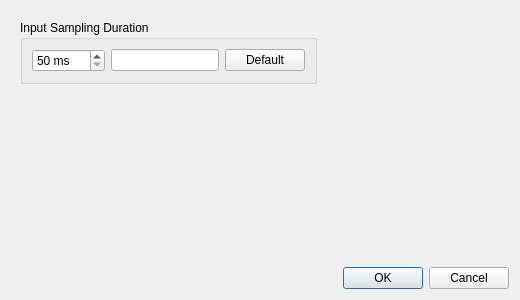
<?xml version="1.0" encoding="UTF-8"?>
<ui version="4.0">
 <class>Config_Dialog</class>
 <widget class="QDialog" name="Config_Dialog">
  <property name="windowModality">
   <enum>Qt::ApplicationModal</enum>
  </property>
  <property name="geometry">
   <rect>
    <x>0</x>
    <y>0</y>
    <width>520</width>
    <height>300</height>
   </rect>
  </property>
  <property name="sizePolicy">
   <sizepolicy hsizetype="Fixed" vsizetype="Fixed">
    <horstretch>0</horstretch>
    <verstretch>0</verstretch>
   </sizepolicy>
  </property>
  <property name="minimumSize">
   <size>
    <width>520</width>
    <height>300</height>
   </size>
  </property>
  <property name="maximumSize">
   <size>
    <width>520</width>
    <height>300</height>
   </size>
  </property>
  <property name="windowTitle">
   <string>Configure qk8055</string>
  </property>
  <property name="modal">
   <bool>true</bool>
  </property>
  <layout class="QGridLayout" name="gridLayout_3">
   <item row="0" column="0">
    <widget class="QFrame" name="frame">
     <property name="frameShape">
      <enum>QFrame::NoFrame</enum>
     </property>
     <property name="frameShadow">
      <enum>QFrame::Raised</enum>
     </property>
     <layout class="QGridLayout" name="gridLayout_2">
      <item row="0" column="0">
       <widget class="QGroupBox" name="groupBox">
        <property name="title">
         <string>Input Sampling Duration</string>
        </property>
        <layout class="QGridLayout" name="gridLayout">
         <item row="0" column="0">
          <widget class="QSpinBox" name="timerDurationInput">
           <property name="suffix">
            <string> ms</string>
           </property>
           <property name="minimum">
            <number>50</number>
           </property>
           <property name="maximum">
            <number>2000</number>
           </property>
           <property name="singleStep">
            <number>50</number>
           </property>
           <property name="value">
            <number>50</number>
           </property>
          </widget>
         </item>
         <item row="0" column="1">
          <widget class="QLineEdit" name="hzEdit">
           <property name="readOnly">
            <bool>true</bool>
           </property>
          </widget>
         </item>
         <item row="0" column="2">
          <widget class="QPushButton" name="defaultButton">
           <property name="text">
            <string>Default</string>
           </property>
          </widget>
         </item>
        </layout>
       </widget>
      </item>
      <item row="0" column="1">
       <spacer name="horizontalSpacer">
        <property name="orientation">
         <enum>Qt::Horizontal</enum>
        </property>
        <property name="sizeHint" stdset="0">
         <size>
          <width>151</width>
          <height>20</height>
         </size>
        </property>
       </spacer>
      </item>
     </layout>
    </widget>
   </item>
   <item row="1" column="0">
    <spacer name="verticalSpacer">
     <property name="orientation">
      <enum>Qt::Vertical</enum>
     </property>
     <property name="sizeHint" stdset="0">
      <size>
       <width>0</width>
       <height>0</height>
      </size>
     </property>
    </spacer>
   </item>
   <item row="2" column="0">
    <widget class="QDialogButtonBox" name="buttonBox">
     <property name="orientation">
      <enum>Qt::Horizontal</enum>
     </property>
     <property name="standardButtons">
      <set>QDialogButtonBox::Cancel|QDialogButtonBox::Ok</set>
     </property>
    </widget>
   </item>
  </layout>
 </widget>
 <resources/>
 <connections>
  <connection>
   <sender>buttonBox</sender>
   <signal>accepted()</signal>
   <receiver>Config_Dialog</receiver>
   <slot>accept()</slot>
   <hints>
    <hint type="sourcelabel">
     <x>20</x>
     <y>20</y>
    </hint>
    <hint type="destinationlabel">
     <x>20</x>
     <y>20</y>
    </hint>
   </hints>
  </connection>
  <connection>
   <sender>buttonBox</sender>
   <signal>rejected()</signal>
   <receiver>Config_Dialog</receiver>
   <slot>reject()</slot>
   <hints>
    <hint type="sourcelabel">
     <x>20</x>
     <y>20</y>
    </hint>
    <hint type="destinationlabel">
     <x>20</x>
     <y>20</y>
    </hint>
   </hints>
  </connection>
 </connections>
</ui>
